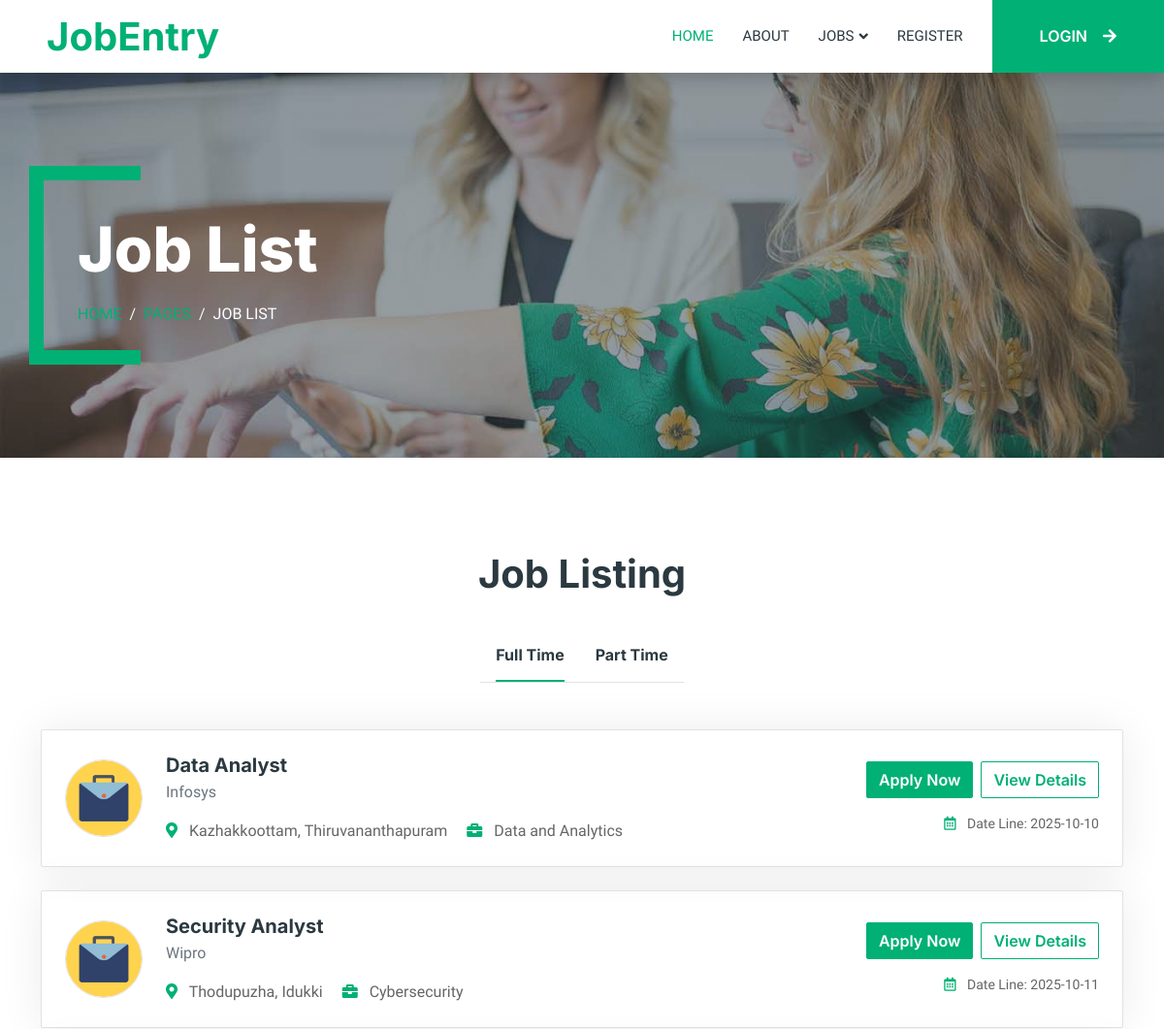
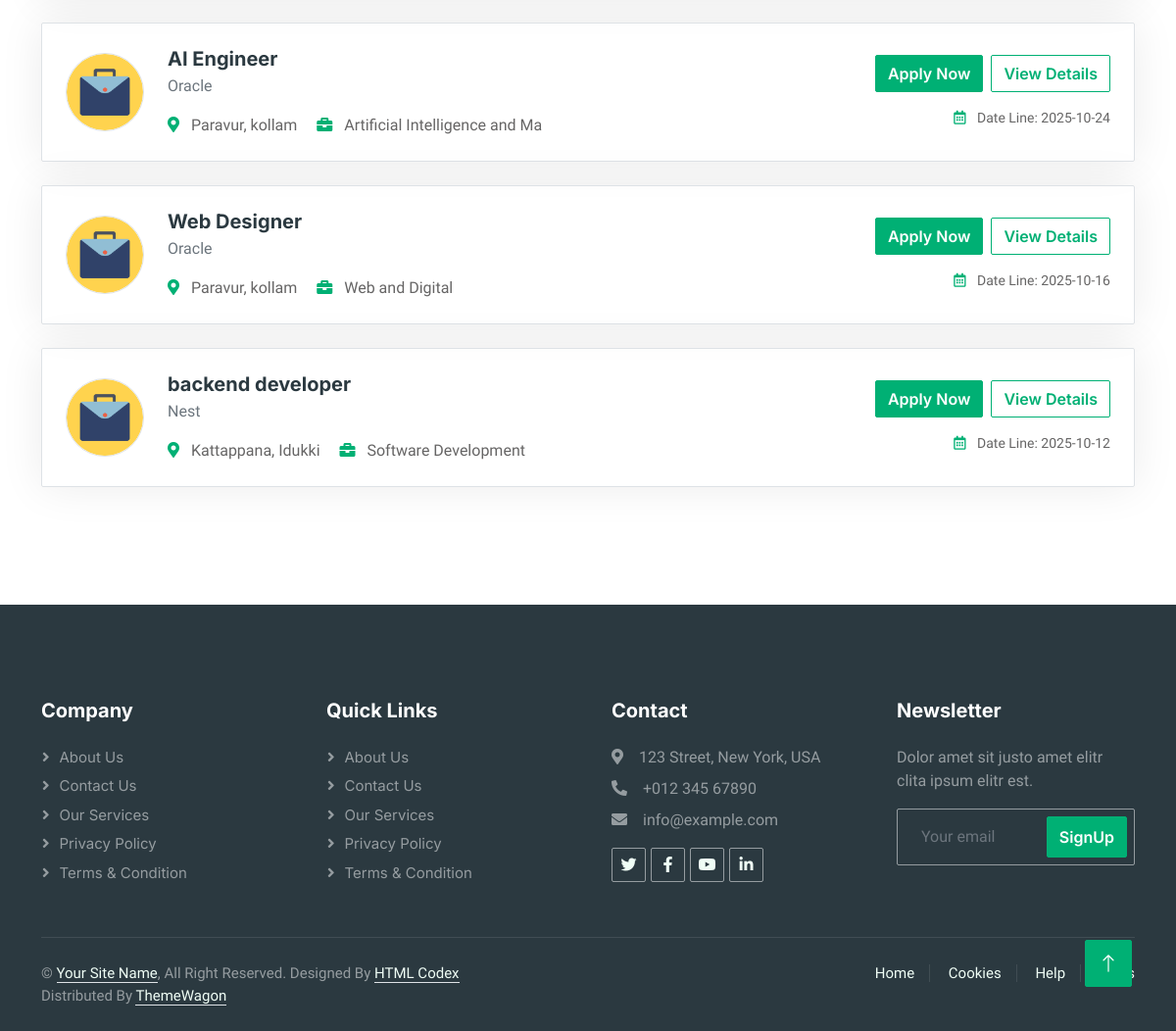
Page /Guest/alljobs.php on the committed database (2 pictures, top to bottom).
### tables this page shows
CREATE TABLE `tbl_companypost` (
  `postid` int(11) NOT NULL,
  `postname` varchar(30) NOT NULL,
  `companyid` int(11) NOT NULL,
  `postdate` date NOT NULL,
  `criteria` varchar(100) NOT NULL,
  `enddate` date NOT NULL,
  `jobtypeid` int(11) NOT NULL,
  `jobtime` varchar(50) NOT NULL,
  `jobdescription` varchar(100) NOT NULL
);

CREATE TABLE `tbl_company` (
  `companyid` int(11) NOT NULL,
  `name` varchar(50) NOT NULL,
  `email` varchar(30) NOT NULL,
  `photo` varchar(100) NOT NULL,
  `licensenumber` varchar(30) NOT NULL,
  `locationid` int(11) NOT NULL,
  `regdate` date NOT NULL,
  `contactnum` varchar(20) NOT NULL,
  `username` varchar(30) NOT NULL,
  `password` varchar(50) NOT NULL,
  `status` varchar(50) NOT NULL,
  `description` varchar(300) NOT NULL,
  `plan_id` int(11) NOT NULL,
  `renewaldate` date DEFAULT NULL
);

CREATE TABLE `tbl_location` (
  `locationid` int(11) NOT NULL,
  `locationname` varchar(30) NOT NULL,
  `districtid` int(11) NOT NULL
);

CREATE TABLE `tbl_district` (
  `districtid` int(11) NOT NULL,
  `districtname` varchar(30) NOT NULL
);

CREATE TABLE `tbl_jobtype` (
  `jobtypeid` int(11) NOT NULL,
  `jobtypename` varchar(100) NOT NULL
);

### dboperation.php (called while the page is built, shortened)
<?php
class dboperation
{
    public $con,$res;
    function __construct()
    {
        $this->con=mysqli_connect("localhost","root","","db_jobportalfinal");
    }
    public function executequery($sql)
    {
        $this->res=mysqli_query($this->con,$sql);
        return $this->res;
    }
}
?>

### Guest/alljobs.php (the view, shortened to what this page needs)
<?php
include("header.php");
include_once("../dboperation.php");
$obj = new dboperation();
$s1 = "SELECT * FROM tbl_companypost c
        INNER JOIN tbl_jobtype j ON j.jobtypeid = c.jobtypeid
        INNER JOIN tbl_company cy ON cy.companyid = c.companyid
        INNER JOIN tbl_location l ON l.locationid = cy.locationid
        INNER JOIN tbl_district d ON d.districtid = l.districtid
        WHERE jobtime = 'fulltime'";
$res1 = $obj->executequery($s1);
?>
        <div class="container-xxl py-5 bg-dark page-header mb-5">
            <div class="container my-5 pt-5 pb-4">
                <h1 class="display-3 text-white mb-3 animated slideInDown">Job List</h1>
                <nav aria-label="breadcrumb">
                    <ol class="breadcrumb text-uppercase">
                        <li class="breadcrumb-item"><a href="index.php">Home</a></li>
                        <li class="breadcrumb-item"><a href="#">Pages</a></li>
                        <li class="breadcrumb-item text-white active" aria-current="page">Job List</li>
                    </ol>
                </nav>
            </div>
        </div>
<div class="container-xxl py-5">
    <div class="container">
        <h1 class="text-center mb-5 wow fadeInUp" data-wow-delay="0.1s">Job Listing</h1>
        <div class="tab-class text-center wow fadeInUp" data-wow-delay="0.3s">
            <ul class="nav nav-pills d-inline-flex justify-content-center border-bottom mb-5">
                <li class="nav-item">
                    <a class="d-flex align-items-center text-start mx-3 pb-3 active" data-bs-toggle="pill" href="#tab-1">
                        <h6 class="mt-n1 mb-0">Full Time</h6>
                    </a>
                </li>
                <li class="nav-item">
                    <a class="d-flex align-items-center text-start mx-3 pb-3" data-bs-toggle="pill" href="#tab-2">
                        <h6 class="mt-n1 mb-0">Part Time</h6>
                    </a>
                </li>
            </ul>
            <div class="tab-content">
                <div id="tab-1" class="tab-pane fade show active p-0">
                    <?php while ($r = mysqli_fetch_array($res1)) { ?>
                        <div class="job-item p-4 mb-4 border rounded">
                            <div class="row g-4">
                                <div class="col-md-8 d-flex align-items-center">
                                    <img class="img-fluid border rounded-circle" src="img/fulltime.jpg" alt="Full-time" style="width: 80px; height: 80px;">
                                    <div class="text-start ps-4">
                                         <h5 class="mb-1"><?php echo $r['postname']; ?></h5>
                                        <p class="mb-3 text-muted"><?php echo $r['name']; ?></p>
                                        <span class="me-3">
                                            <i class="fa fa-map-marker-alt text-primary me-2"></i>
                                            <?php echo $r['locationname'] . ", " . $r['districtname']; ?>
                                        </span>
                                        <span class="me-3">
                                            <i class="fa fa-briefcase text-primary me-2"></i>
                                            <?php echo $r['jobtypename']; ?>
                                        </span>
                                    </div>
                                </div>
                                 <div class="col-sm-12 col-md-4 d-flex flex-column align-items-start align-items-md-end justify-content-center">
                                       <div class="d-flex mb-3 gap-2">
    <a class="btn btn-primary" href="userregister.php">Apply Now</a>
    <a class="btn btn-outline-primary" href="jobdetails.php?postid=<?php echo $r['postid'];?>">View Details</a>
</div>
                                    <small>
                                        <i class="far fa-calendar-alt text-primary me-2"></i>
                                        Date Line: <?php echo $r['enddate']; ?>
                                    </small>
                                </div>
                            </div>
                        </div>
                    <?php } ?>
                </div>
            </div>
        </div>
    </div>
</div>
<?php include("footer.php"); ?>

### Guest/header.php (shortened to what this page needs)
<!DOCTYPE html>
<html lang="en">
<head>
    <link href="https://cdnjs.cloudflare.com/ajax/libs/font-awesome/5.10.0/css/all.min.css" rel="stylesheet">
    <link href="https://cdn.jsdelivr.net/npm/bootstrap-icons@1.4.1/font/bootstrap-icons.css" rel="stylesheet">
    <link href="lib/animate/animate.min.css" rel="stylesheet">
    <link href="lib/owlcarousel/assets/owl.carousel.min.css" rel="stylesheet">
    <link href="css/bootstrap.min.css" rel="stylesheet">
    <link href="css/style.css" rel="stylesheet">
</head>
<body>
    <div class="container-xxl bg-white p-0">
        <nav class="navbar navbar-expand-lg bg-white navbar-light shadow sticky-top p-0">
            <a href="index.php" class="navbar-brand d-flex align-items-center text-center py-0 px-4 px-lg-5">
                <h1 class="m-0 text-primary">JobEntry</h1>
            </a>
            <div class="collapse navbar-collapse" id="navbarCollapse">
                <div class="navbar-nav ms-auto p-4 p-lg-0">
                    <a href="index.php" class="nav-item nav-link active">Home</a>
                    <a href="about.php" class="nav-item nav-link">About</a>
                    <div class="nav-item dropdown">
                        <a href="#" class="nav-link dropdown-toggle" data-bs-toggle="dropdown">Jobs</a>
                    </div>
                    <a href="contact.html" class="nav-item nav-link" onclick="openRegisterModal(event)">Register</a>
                </div>
                <a href="login.php" class="btn btn-primary rounded-0 py-4 px-lg-5 d-none d-lg-block">LOGIN<i class="fa fa-arrow-right ms-3"></i></a>
            </div>
        </nav>

### Guest/footer.php (shortened to what this page needs)
        <div class="container-fluid bg-dark text-white-50 footer pt-5 mt-5 wow fadeIn" data-wow-delay="0.1s">
            <div class="container py-5">
                <div class="row g-5">
                    <div class="col-lg-3 col-md-6">
                        <h5 class="text-white mb-4">Company</h5>
                        <a class="btn btn-link text-white-50" href="">About Us</a>
                        <a class="btn btn-link text-white-50" href="">Contact Us</a>
                        <a class="btn btn-link text-white-50" href="">Our Services</a>
                        <a class="btn btn-link text-white-50" href="">Privacy Policy</a>
                        <a class="btn btn-link text-white-50" href="">Terms & Condition</a>
                    </div>
                    <div class="col-lg-3 col-md-6">
                        <h5 class="text-white mb-4">Quick Links</h5>
                        <a class="btn btn-link text-white-50" href="">About Us</a>
                        <a class="btn btn-link text-white-50" href="">Contact Us</a>
                        <a class="btn btn-link text-white-50" href="">Our Services</a>
                        <a class="btn btn-link text-white-50" href="">Privacy Policy</a>
                        <a class="btn btn-link text-white-50" href="">Terms & Condition</a>
                    </div>
                    <div class="col-lg-3 col-md-6">
                        <h5 class="text-white mb-4">Contact</h5>
                        <p class="mb-2"><i class="fa fa-map-marker-alt me-3"></i>123 Street, New York, USA</p>
                        <p class="mb-2"><i class="fa fa-phone-alt me-3"></i>+012 345 67890</p>
                        <p class="mb-2"><i class="fa fa-envelope me-3"></i>info@example.com</p>
                        <div class="d-flex pt-2">
                            <a class="btn btn-outline-light btn-social" href=""><i class="fab fa-twitter"></i></a>
                            <a class="btn btn-outline-light btn-social" href=""><i class="fab fa-facebook-f"></i></a>
                            <a class="btn btn-outline-light btn-social" href=""><i class="fab fa-youtube"></i></a>
                            <a class="btn btn-outline-light btn-social" href=""><i class="fab fa-linkedin-in"></i></a>
                        </div>
                    </div>
                    <div class="col-lg-3 col-md-6">
                        <h5 class="text-white mb-4">Newsletter</h5>
                        <p>Dolor amet sit justo amet elitr clita ipsum elitr est.</p>
                        <div class="position-relative mx-auto" style="max-width: 400px;">
                            <input class="form-control bg-transparent w-100 py-3 ps-4 pe-5" type="text" placeholder="Your email">
                            <button type="button" class="btn btn-primary py-2 position-absolute top-0 end-0 mt-2 me-2">SignUp</button>
                        </div>
                    </div>
                </div>
            </div>
            <div class="container">
                <div class="copyright">
                    <div class="row">
                        <div class="col-md-6 text-center text-md-start mb-3 mb-md-0">
                            &copy; <a class="border-bottom" href="#">Your Site Name</a>, All Right Reserved.
							Designed By <a class="border-bottom" href="https://htmlcodex.com">HTML Codex</a>
                            </br>Distributed By <a class="border-bottom" href="https://themewagon.com" target="_blank">ThemeWagon</a>
                        </div>
                        <div class="col-md-6 text-center text-md-end">
                            <div class="footer-menu">
                                <a href="">Home</a>
                                <a href="">Cookies</a>
                                <a href="">Help</a>
                                <a href="">FQAs</a>
                            </div>
                        </div>
                    </div>
                </div>
            </div>
        </div>
        <a href="#" class="btn btn-lg btn-primary btn-lg-square back-to-top"><i class="bi bi-arrow-up"></i></a>
    </div>
</body>
</html>

### Guest/css/style.css (style rules this page uses)
:root { --primary: #00B074; --secondary: #2B9BFF; --light: #EFFDF5; --dark: #2B3940; }
.back-to-top { position: fixed; display: none; right: 45px; bottom: 45px; z-index: 99; }
.btn { font-family: 'Inter', sans-serif; font-weight: 600; transition: .5s; }
.btn.btn-primary, .btn.btn-secondary { color: #FFFFFF; }
.btn-lg-square { width: 48px; height: 48px; }
.btn-square, .btn-sm-square, .btn-lg-square { padding: 0; display: flex; align-items: center; justify-content: center; font-weight: normal; border-radius: 2px; }
.navbar .dropdown-toggle::after { border: none; content: "\f107"; font-family: "Font Awesome 5 Free"; font-weight: 900; vertical-align: middle; margin-left: 5px; transition: .5s; }
.navbar-dark .navbar-nav .nav-link, .navbar-light .navbar-nav .nav-link { margin-right: 30px; padding: 25px 0; color: #FFFFFF; font-size: 15px; text-transform: uppercase; outline: none; }
.navbar-dark .navbar-nav .nav-link:hover, .navbar-dark .navbar-nav .nav-link.active, .navbar-light .navbar-nav .nav-link:hover, .navbar-light .navbar-nav .nav-link.active { color: var(--primary); }
.navbar-light .navbar-brand, .navbar-light a.btn { height: 75px; }
.navbar-light .navbar-nav .nav-link { color: var(--dark); font-weight: 500; }
.navbar-light.sticky-top { top: -100px; transition: .5s; }
.header-carousel .container, .page-header .container { position: relative; padding: 45px 0 45px 35px; border-left: 15px solid var(--primary); }
.header-carousel .container::before, .header-carousel .container::after, .page-header .container::before, .page-header .container::after { position: absolute; content: ""; top: 0; left: 0; width: 100px; height: 15px; background: var(--primary); }
.header-carousel .container::after, .page-header .container::after { top: 100%; margin-top: -15px; }
.page-header { background: linear-gradient(rgba(43, 57, 64, .5), rgba(43, 57, 64, .5)), url(../img/carousel-1.jpg) center center no-repeat; background-size: cover; }
.breadcrumb-item + .breadcrumb-item::before { color: var(--light); }
.nav-pills .nav-item .active { border-bottom: 2px solid var(--primary); }
.job-item { border: 1px solid transparent; border-radius: 2px; box-shadow: 0 0 45px rgba(0, 0, 0, .08); transition: .5s; }
.footer .btn.btn-social { margin-right: 5px; width: 35px; height: 35px; display: flex; align-items: center; justify-content: center; color: var(--light); border: 1px solid rgba(255,255,255,0.5); border-radius: 2px; transition: .3s; }
.footer .btn.btn-link { display: block; margin-bottom: 5px; padding: 0; text-align: left; font-size: 15px; font-weight: normal; text-transform: capitalize; transition: .3s; }
.footer .btn.btn-link::before { position: relative; content: "\f105"; font-family: "Font Awesome 5 Free"; font-weight: 900; margin-right: 10px; }
.footer .form-control { border-color: rgba(255,255,255,0.5); }
.footer .copyright { padding: 25px 0; font-size: 15px; border-top: 1px solid rgba(256, 256, 256, .1); }
.footer .copyright a { color: var(--light); }
.footer .footer-menu a { margin-right: 15px; padding-right: 15px; border-right: 1px solid rgba(255, 255, 255, .1); }
.footer .footer-menu a:last-child { margin-right: 0; padding-right: 0; border-right: none; }

### rows in the picture
tbl_companypost: postname "Data Analyst", companyid.name "Infosys", tbl_location.locationname "Kazhakkoottam", tbl_district.districtname "Thiruvananthapuram", jobtypeid.jobtypename "Data and Analytics", enddate "2025-10-10"
tbl_companypost: postname "Security Analyst", companyid.name "Wipro", tbl_location.locationname "Thodupuzha", tbl_district.districtname "Idukki", jobtypeid.jobtypename "Cybersecurity", enddate "2025-10-11"
tbl_companypost: postname "AI Engineer", companyid.name "Oracle", tbl_location.locationname "Paravur", tbl_district.districtname "kollam", jobtypeid.jobtypename "Artificial Intelligence and Ma", enddate "2025-10-24"
tbl_companypost: postname "Web Designer", companyid.name "Oracle", tbl_location.locationname "Paravur", tbl_district.districtname "kollam", jobtypeid.jobtypename "Web and Digital", enddate "2025-10-16"
tbl_companypost: postname "backend developer", companyid.name "Nest", tbl_location.locationname "Kattappana", tbl_district.districtname "Idukki", jobtypeid.jobtypename "Software Development", enddate "2025-10-12"
